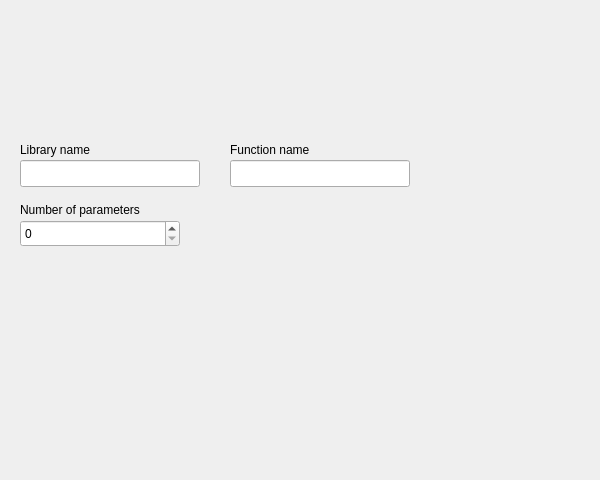
<ui version="4.0" stdsetdef="1" >
  <author>Sergey Linev</author>
  <comment></comment>
  <exportmacro></exportmacro>
  <class>QFitModelFunctionWidget</class>
  <widget class="QWidget">
    <property name="geometry" >
      <rect>
        <x>0</x>
        <y>0</y>
        <width>600</width>
        <height>480</height>
      </rect>
    </property>
    <property name="windowTitle" >
      <string>QFitModelFunctionWidget</string>
    </property>
    <widget class="QLabel" name="TextLabel17" >
      <property name="geometry" >
        <rect>
          <x>20</x>
          <y>140</y>
          <width>110</width>
          <height>20</height>
        </rect>
      </property>
      <property name="text" >
        <string>Library name</string>
      </property>
      <property name="wordWrap" >
        <bool>false</bool>
      </property>
    </widget>
    <widget class="QLabel" name="TextLabel18" >
      <property name="geometry" >
        <rect>
          <x>230</x>
          <y>140</y>
          <width>120</width>
          <height>20</height>
        </rect>
      </property>
      <property name="text" >
        <string>Function name</string>
      </property>
      <property name="wordWrap" >
        <bool>false</bool>
      </property>
    </widget>
    <widget class="QLabel" name="TextLabel19" >
      <property name="geometry" >
        <rect>
          <x>20</x>
          <y>200</y>
          <width>169</width>
          <height>20</height>
        </rect>
      </property>
      <property name="text" >
        <string>Number of parameters</string>
      </property>
      <property name="wordWrap" >
        <bool>false</bool>
      </property>
    </widget>
    <widget class="QGo4LineEdit" name="LibNameEdt" >
      <property name="geometry" >
        <rect>
          <x>20</x>
          <y>160</y>
          <width>180</width>
          <height>27</height>
        </rect>
      </property>
    </widget>
    <widget class="QGo4LineEdit" name="FuncNameEdt" >
      <property name="geometry" >
        <rect>
          <x>230</x>
          <y>160</y>
          <width>180</width>
          <height>27</height>
        </rect>
      </property>
    </widget>
    <widget class="QSpinBox" name="NumParSpin" >
      <property name="geometry" >
        <rect>
          <x>20</x>
          <y>220</y>
          <width>160</width>
          <height>27</height>
        </rect>
      </property>
    </widget>
  </widget>
  <layoutdefault spacing="6" margin="11" />
  <customwidgets>
    <customwidget>
      <class>QGo4LineEdit</class>
      <extends>QLineEdit</extends>
      <header>QGo4LineEdit.h</header>
      <container>0</container>
    </customwidget>
  </customwidgets>
</ui>
